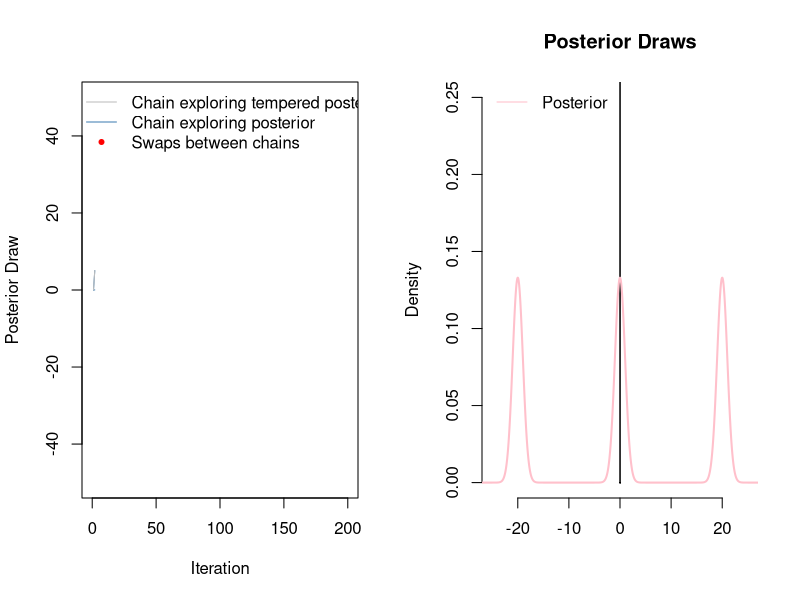
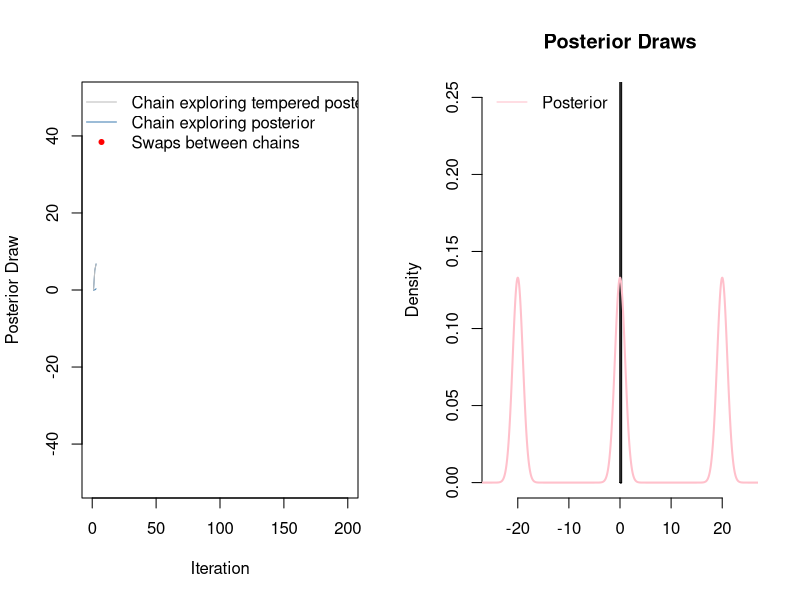
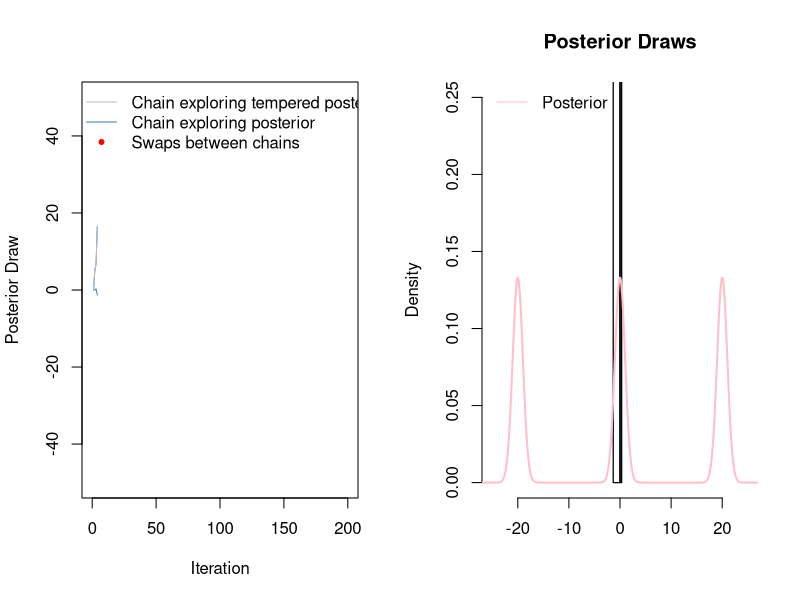
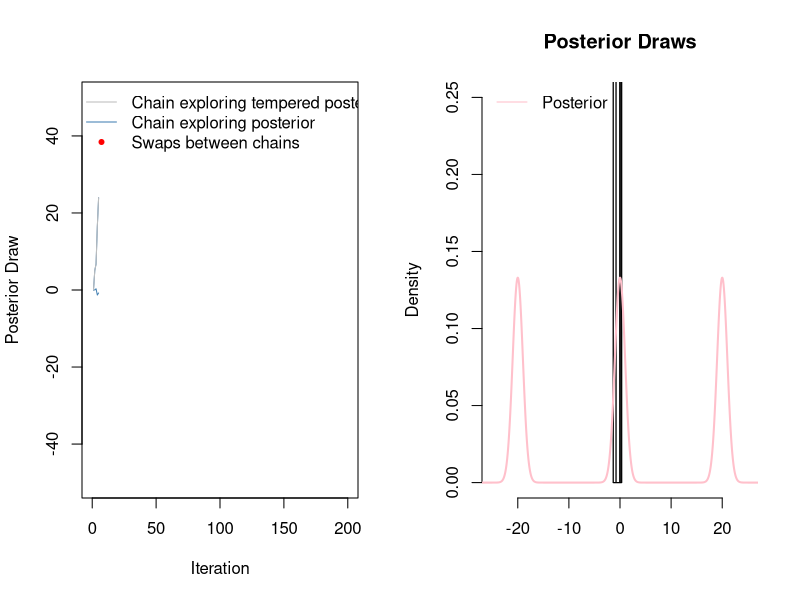
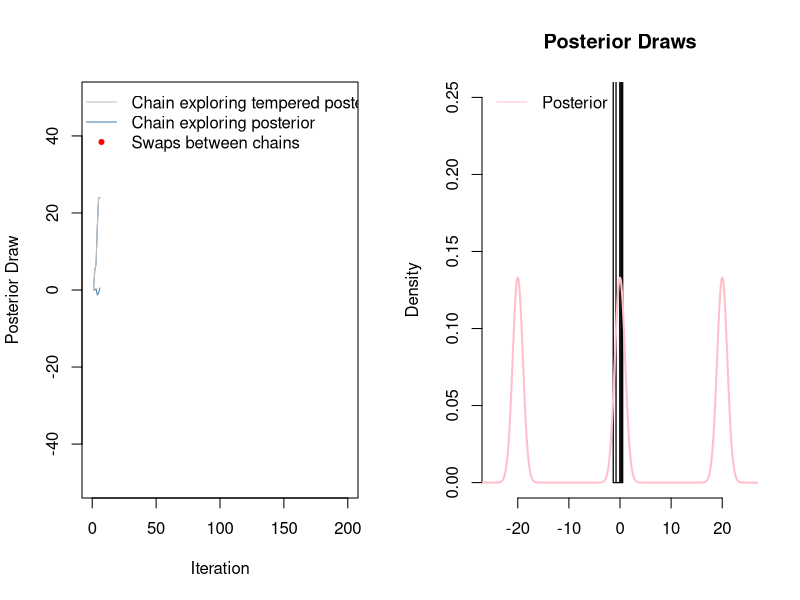
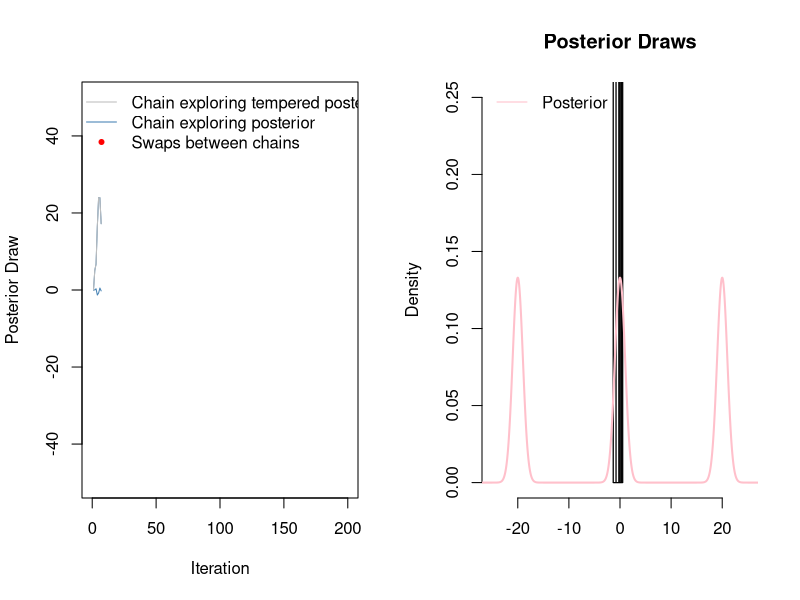
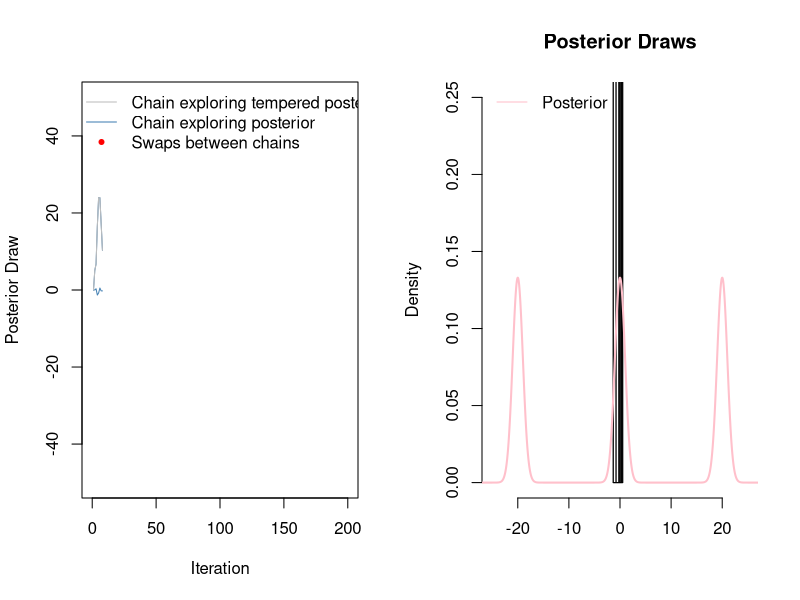
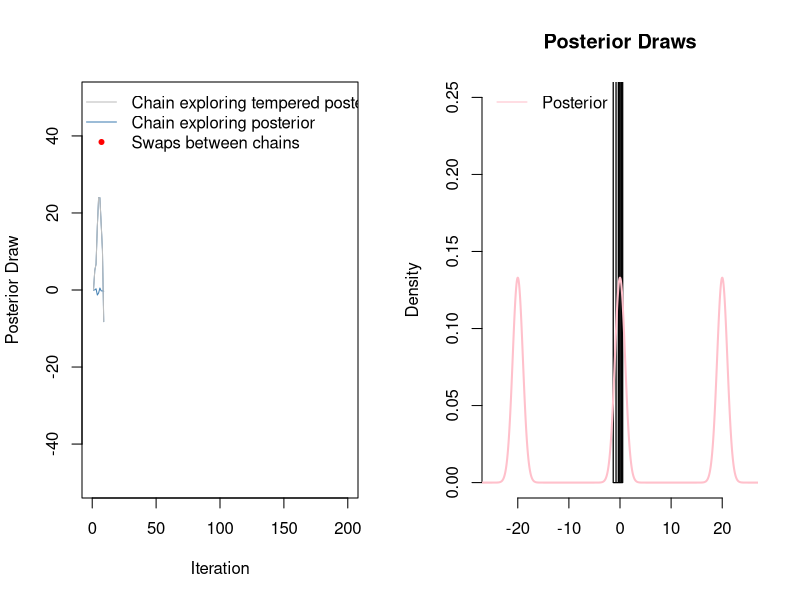

These charts were generated, in order, by the following R code:
## ---- chunk 1
knitr::opts_chunk$set(echo = FALSE)

## ---- chunk 2
vanilla_mh <- function(log_target, theta_curr, prop_sd){
  theta_star <- rnorm(1, theta_curr, prop_sd )
  
  log_accept_prob <- log_target(theta_star) - log_target(theta_curr)
  accept <- log(runif(1)) < log_accept_prob
  if(is.na(accept)) browser()
  if(accept){ return(theta_star) }else{ return(theta_curr)}
}

### tempered distribution for various temperature, temp.
ftemp <- function(x, temp) ( (1/3)*dnorm(x,-20,1) + (1/3)*dnorm(x,0,1) + (1/3)*dnorm(x,20,1))^(1/temp)

log_target <- function(x) log(ftemp(x, temp=1))
## ---- chunk 3
set.seed(10)

iter <- 200
tempv <- c(1,100)

n_temps <- length(tempv)
temp_indx <- 1:n_temps

theta_shell <- matrix(0, nrow=iter, ncol=n_temps)
theta_shell_no_switch = matrix(0, nrow=iter, ncol=n_temps)
swap_shell <- numeric(length = iter)

for( i in 2:iter){
  
  ## update chains (potentially in parallel )
  for(t in temp_indx){
    log_target <- function(x) log( ftemp(x, temp=tempv[t]) )
    
    prop_sd = ifelse(t==1, 1, 10)
    
    theta_shell[i, t] <-  vanilla_mh(log_target = log_target, 
                                     theta_curr = theta_shell[i-1, t], 
                                     prop_sd = prop_sd)
    
  }
  theta_shell_no_switch[i, ] = theta_shell[i, ]
  
  ## propose swap, from swap_idx[1] (chain j) to swap_idx[2] (chain k)
  swap_idx <- sample(temp_indx, 2, replace = T)
  cj <- swap_idx[1]
  ck <- swap_idx[2]
  theta_j <- theta_shell[ i , cj]
  theta_k <- theta_shell[ i , ck]
  
  log_target <- function(x) log(ftemp(x, temp=1))
  f1 <- tempv[cj]*( log_target( theta_j ) - log_target( theta_k ) )
  f2 <- tempv[ck]*( log_target( theta_k ) - log_target( theta_j )  )
  
  accept_prob <- min( c(1, exp(f1 + f2) ) )
    
  if( rbinom(1,1, accept_prob)==1 ){
    
    ## make the swap
    theta_shell[i, cj] <- theta_k
    theta_shell[i, ck] <- theta_j
    
    ## record the swap
    swap_shell[i] = ifelse(cj!=ck, 1, 0)

  }
  
}
## ---- chunk 4

for( i in seq(2,iter, 1)){
  par(mfrow=c(1,2))
  plot(theta_shell_no_switch[1:i,2], type='l', col='steelblue', 
       ylim=c(-50,50), xlim=c(0,iter), 
       xlab='Iteration', ylab='Posterior Draw')
  lines(theta_shell[1:i,1], col='steelblue')
  #lines(theta_shell_no_switch[,1], col='green')
  points(1:i, theta_shell[1:i, 1], pch=20, 
         col=ifelse(swap_shell[1:i]==1, 'red', NA) )
  lines(theta_shell_no_switch[1:i, 2], col='gray')
  legend('topleft', bty='n',
         legend = c('Chain exploring tempered posterior',
                    'Chain exploring posterior', 
                    'Swaps between chains'), 
         col=c('gray', 'steelblue', 'red'), lty=c(1,1,NA), pch=c(NA,NA, 20) )
  
  
  hist(theta_shell[1:i,1], breaks=30,freq = F, 
       xlim=c(-25, 25), ylim=c(0,.25), 
       main='Posterior Draws', xlab='', col='lightblue')
  curve(ftemp(x,temp=1), from = -40, to=40,ylim=c(0,1), add=T, col='pink', 
        n = 100000,lwd=2)
  legend('topleft', legend = 'Posterior', col = 'pink', lty=1, bty='n')
  }

